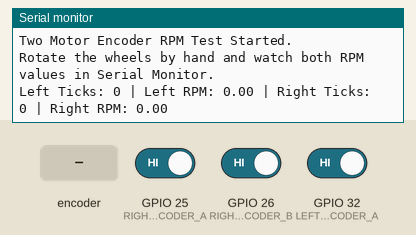
Bench run of a sketch on a simulated ESP32. Parts: the last lines printed to the serial monitor. Inputs (shaded band) come from the test bench; at power-on: GPIO 25 (RIGHT_ENCODER_A) HIGH, GPIO 26 (RIGHT_ENCODER_B) HIGH, GPIO 32 (LEFT_ENCODER_A) HIGH.

Above: at 1.2 s.
1.3 s: rotary encoder on GPIO 25 (RIGHT_ENCODER_A) / GPIO 33 (LEFT_ENCODER_B) turned 1 step (first pin leading)
At 2.5 s:
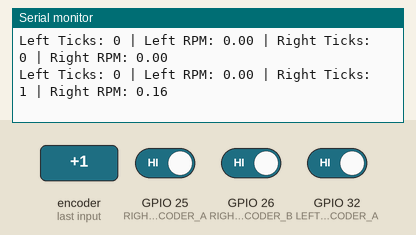
3.0 s: rotary encoder on GPIO 25 (RIGHT_ENCODER_A) / GPIO 33 (LEFT_ENCODER_B) turned 3 steps (first pin leading)
At 4.8 s:
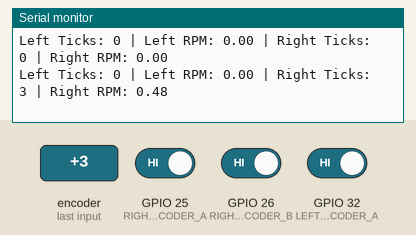
Timing chart, 0 to 6.3 s (numbered marks = the images above; inputs shaded):
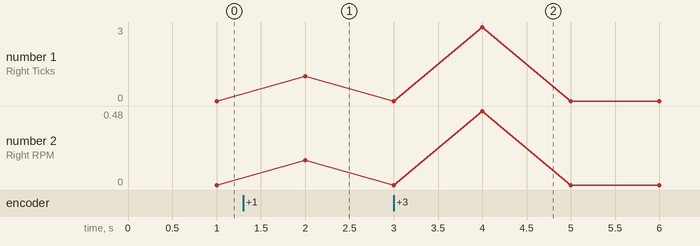

The sketch:

TwoMotorEncoderRPMTest.ino
```cpp
#define LEFT_ENCODER_A 32
#define LEFT_ENCODER_B 33
#define RIGHT_ENCODER_A 25
#define RIGHT_ENCODER_B 26

const float ENCODER_CPR = 374.0;
const unsigned long SAMPLE_INTERVAL_MS = 1000;

volatile long leftEncoderTicks = 0;
volatile long rightEncoderTicks = 0;

unsigned long previousMillis = 0;
float leftRPM = 0.0;
float rightRPM = 0.0;

void IRAM_ATTR readLeftEncoder() {
  if (digitalRead(LEFT_ENCODER_B) == HIGH) {
    leftEncoderTicks++;
  } else {
    leftEncoderTicks--;
  }
}

void IRAM_ATTR readRightEncoder() {
  if (digitalRead(RIGHT_ENCODER_B) == HIGH) {
    rightEncoderTicks++;
  } else {
    rightEncoderTicks--;
  }
}

void setup() {
  Serial.begin(115200);

  pinMode(LEFT_ENCODER_A, INPUT_PULLUP);
  pinMode(LEFT_ENCODER_B, INPUT_PULLUP);
  pinMode(RIGHT_ENCODER_A, INPUT_PULLUP);
  pinMode(RIGHT_ENCODER_B, INPUT_PULLUP);

  attachInterrupt(digitalPinToInterrupt(LEFT_ENCODER_A), readLeftEncoder, RISING);
  attachInterrupt(digitalPinToInterrupt(RIGHT_ENCODER_A), readRightEncoder, RISING);

  Serial.println("Two Motor Encoder RPM Test Started.");
  Serial.println("Rotate the wheels by hand and watch both RPM values in Serial Monitor.");
}

void loop() {
  unsigned long currentMillis = millis();

  if (currentMillis - previousMillis >= SAMPLE_INTERVAL_MS) {
    previousMillis = currentMillis;

    noInterrupts();
    long leftTicks = leftEncoderTicks;
    long rightTicks = rightEncoderTicks;
    leftEncoderTicks = 0;
    rightEncoderTicks = 0;
    interrupts();

    float revolutionsLeft = (float)leftTicks / ENCODER_CPR;
    float revolutionsRight = (float)rightTicks / ENCODER_CPR;
    float timeFactor = 60000.0 / SAMPLE_INTERVAL_MS;

    leftRPM = revolutionsLeft * timeFactor;
    rightRPM = revolutionsRight * timeFactor;

    Serial.print("Left Ticks: ");
    Serial.print(leftTicks);
    Serial.print(" | Left RPM: ");
    Serial.print(leftRPM, 2);
    Serial.print(" | Right Ticks: ");
    Serial.print(rightTicks);
    Serial.print(" | Right RPM: ");
    Serial.println(rightRPM, 2);
  }
}
```

Measured:
- after the input at 1.3 s, the serial monitor: prints a new line after 0.70 s (image 1)
- after the input at 3.0 s, the serial monitor: prints a new line after 1.0 s (image 2)
- plotted number 1: 0 → 1 after the input at 1.3 s
- plotted number 2: 0 → 0.16 after the input at 1.3 s
